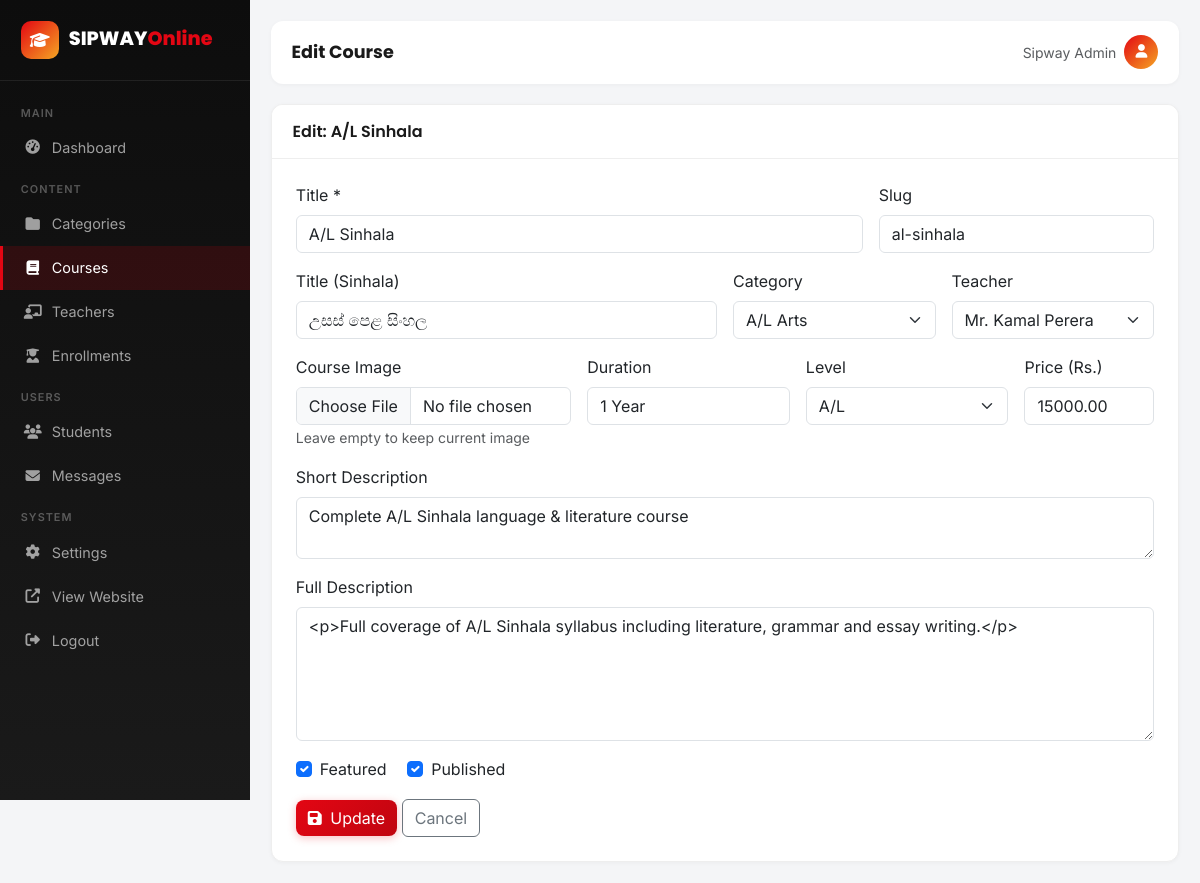
Screenshot of /admin/admin-edit-course.php?id=1 (signed in) with the database file from the repository.
### tables this page shows
CREATE TABLE courses (
    id INT AUTO_INCREMENT PRIMARY KEY,
    category_id INT,
    teacher_id INT,
    title VARCHAR(200) NOT NULL,
    title_si VARCHAR(200),
    slug VARCHAR(200) UNIQUE NOT NULL,
    short_desc VARCHAR(500),
    description TEXT,
    thumbnail VARCHAR(255) DEFAULT 'default-course.jpg',
    duration VARCHAR(50),
    level VARCHAR(50) DEFAULT 'A/L',
    price DECIMAL(10,2) DEFAULT 0,
    is_featured TINYINT(1) DEFAULT 0,
    is_published TINYINT(1) DEFAULT 1,
    views INT DEFAULT 0,
    created_at TIMESTAMP DEFAULT CURRENT_TIMESTAMP,
    FOREIGN KEY (category_id) REFERENCES categories(id) ON DELETE SET NULL,
    FOREIGN KEY (teacher_id) REFERENCES teachers(id) ON DELETE SET NULL
);

CREATE TABLE categories (
    id INT AUTO_INCREMENT PRIMARY KEY,
    name VARCHAR(100) NOT NULL,
    name_si VARCHAR(100),
    slug VARCHAR(100) UNIQUE NOT NULL,
    icon VARCHAR(50) DEFAULT 'fas fa-book',
    color VARCHAR(20) DEFAULT '#E30613',
    sort_order INT DEFAULT 0,
    image VARCHAR(255) DEFAULT NULL
);

CREATE TABLE teachers (
    id INT AUTO_INCREMENT PRIMARY KEY,
    full_name VARCHAR(100) NOT NULL,
    email VARCHAR(100),
    phone VARCHAR(20),
    subject VARCHAR(100),
    bio TEXT,
    photo VARCHAR(255) DEFAULT 'default-teacher.jpg',
    status ENUM('active','inactive') DEFAULT 'active',
    created_at TIMESTAMP DEFAULT CURRENT_TIMESTAMP
);

### includes/functions.php (called while the page is built, shortened)
<?php
function e($str) {
    return htmlspecialchars($str ?? '', ENT_QUOTES, 'UTF-8');
}

### admin/admin-edit-course.php (the view, shortened to what this page needs)
<?php
$pdo = getDB();
$id = (int)($_GET['id']??0);
$stmt = $pdo->prepare("SELECT * FROM courses WHERE id=?");
$stmt->execute([$id]);
$course = $stmt->fetch();
$categories = $pdo->query("SELECT * FROM categories ORDER BY sort_order")->fetchAll();
$teachers = $pdo->query("SELECT * FROM teachers WHERE status='active' ORDER BY full_name")->fetchAll();
require_once 'includes/admin-header.php';
?>
<div class="table-card"><div class="card-header">Edit: <?php echo e($course['title']); ?></div><div class="p-4">
<form method="POST" enctype="multipart/form-data"><div class="row g-3">
<div class="col-md-8"><label class="form-label">Title *</label><input type="text" name="title" class="form-control" required value="<?php echo e($course['title']); ?>"></div>
<div class="col-md-4"><label class="form-label">Slug</label><input type="text" name="slug" class="form-control" value="<?php echo e($course['slug']); ?>"></div>
<div class="col-md-6"><label class="form-label">Title (Sinhala)</label><input type="text" name="title_si" class="form-control" value="<?php echo e($course['title_si']); ?>"></div>
<div class="col-md-3"><label class="form-label">Category</label><select name="category_id" class="form-select"><option value="">Select</option>
<?php foreach ($categories as $c): ?><option value="<?php echo $c['id']; ?>" <?php echo $course['category_id']==$c['id']?'selected':''; ?>><?php echo e($c['name']); ?></option><?php endforeach; ?>
</select></div>
<div class="col-md-3"><label class="form-label">Teacher</label><select name="teacher_id" class="form-select"><option value="">Select</option>
<?php foreach ($teachers as $t): ?><option value="<?php echo $t['id']; ?>" <?php echo $course['teacher_id']==$t['id']?'selected':''; ?>><?php echo e($t['full_name']); ?></option><?php endforeach; ?>
</select></div>
<div class="col-md-4">
<label class="form-label">Course Image</label>
<input type="file" name="thumbnail" class="form-control" accept="image/jpeg,image/png,image/webp,image/gif">
<small class="text-muted">Leave empty to keep current image</small>
</div>
<div class="col-md-3"><label class="form-label">Duration</label><input type="text" name="duration" class="form-control" value="<?php echo e($course['duration']); ?>"></div>
<div class="col-md-3"><label class="form-label">Level</label><select name="level" class="form-select">
<?php foreach (['A/L','Grade 6','Grade 7','Beginner','Intermediate'] as $l): ?><option value="<?php echo $l; ?>" <?php echo $course['level']===$l?'selected':''; ?>><?php echo $l; ?></option><?php endforeach; ?>
</select></div>
<div class="col-md-2"><label class="form-label">Price (Rs.)</label><input type="number" name="price" class="form-control" value="<?php echo e($course['price']); ?>"></div>
<div class="col-12"><label class="form-label">Short Description</label><textarea name="short_desc" class="form-control" rows="2"><?php echo e($course['short_desc']); ?></textarea></div>
<div class="col-12"><label class="form-label">Full Description</label><textarea name="description" class="form-control" rows="5"><?php echo e($course['description']); ?></textarea></div>
<div class="col-12">
<div class="form-check form-check-inline"><input type="checkbox" name="is_featured" class="form-check-input" id="f" <?php echo $course['is_featured']?'checked':''; ?>><label class="form-check-label" for="f">Featured</label></div>
<div class="form-check form-check-inline"><input type="checkbox" name="is_published" class="form-check-input" id="p" <?php echo $course['is_published']?'checked':''; ?>><label class="form-check-label" for="p">Published</label></div>
</div>
<div class="col-12"><button type="submit" class="btn btn-primary"><i class="fas fa-save me-1"></i> Update</button> <a href="admin-courses.php" class="btn btn-outline-secondary">Cancel</a></div>
</div></form></div></div>
<?php require_once 'includes/admin-footer.php'; ?>

### admin/includes/admin-header.php (style rules this page uses)
:root { --sw:250px;--red:#E30613;--red-d:#C00510;--black:#1A1A1A;--orange:#F5A623 }
body { font-family:'Inter',sans-serif;background:#f4f5f7 }
.table-card { background:#fff;border-radius:12px;box-shadow:0 1px 4px rgba(0,0,0,.04);overflow:hidden;border:1px solid #eee }
.table-card .card-header { background:#fff;border-bottom:1px solid #eee;padding:.9rem 1.3rem;font-weight:600;font-family:'Poppins',sans-serif;color:var(--black) }
.btn-primary { background:linear-gradient(135deg,var(--red),var(--red-d));border:none;border-radius:8px;box-shadow:0 2px 8px rgba(227,6,19,.25) }

### rows the page displays
courses: title "A/L Sinhala", slug "al-sinhala", title_si "උසස් පෙළ සිංහල", category_id "A/L Arts", teacher_id "Mr. Kamal Perera", duration "1 Year", level "A/L", price "15000.00", short_desc "Complete A/L Sinhala language & literature course", description "<p>Full coverage of A/L Sinhala syllabus including literature, grammar and essay writing.</p>", is_featured "☑", is_published "☑"

### other values shown
$page_title "Edit Course"
$_SESSION['full_name'] "Sipway Admin"
